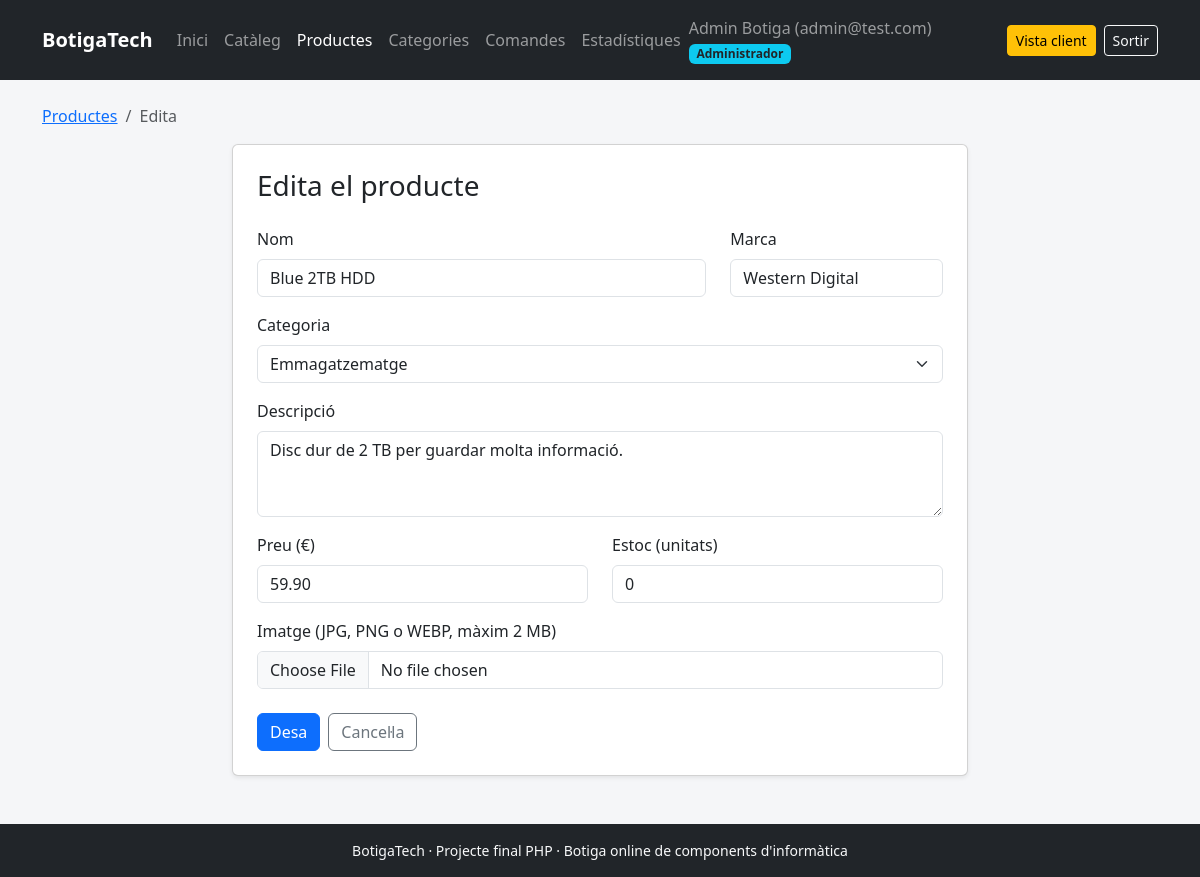
Screenshot of /producte_form.php?id=10 (signed in) with the database file from the repository.
### tables this page shows
CREATE TABLE productes (
    id_producte  INT AUTO_INCREMENT PRIMARY KEY,
    id_categoria INT           NOT NULL,
    nom          VARCHAR(100)  NOT NULL,
    marca        VARCHAR(50)   NOT NULL,
    descripcio   TEXT,
    preu         DECIMAL(8,2)  NOT NULL,
    stock        INT           NOT NULL DEFAULT 0,
    imatge       VARCHAR(255)  DEFAULT NULL,
    data_alta    DATE          NOT NULL,
    FOREIGN KEY (id_categoria) REFERENCES categories(id_categoria)
        ON DELETE RESTRICT
);

CREATE TABLE categories (
    id_categoria INT AUTO_INCREMENT PRIMARY KEY,
    nom          VARCHAR(50) NOT NULL UNIQUE,
    descripcio   TEXT
);

### producte_form.php (the view, shortened to what this page needs)
<?php
require_once "conexio.php";
require_once "funcions.php";
$id = (int)rep($_GET, 'id');
$dades = [
    'nom' => "", 'marca' => "", 'id_categoria' => 0,
    'descripcio' => "", 'preu' => "", 'stock' => "", 'imatge' => null
];
if ($id > 0) {
    $producte = consulta_una($connexio, "SELECT * FROM productes WHERE id_producte = ?", "i", [$id]);
    $dades = $producte;
}
$errors     = [];
$categories = consulta($connexio, "SELECT id_categoria, nom FROM categories ORDER BY nom");
$accio_formulari = "producte_form.php" . ($id > 0 ? "?id=" . $id : "");
require "header.php";
?>
<nav aria-label="breadcrumb">
    <ol class="breadcrumb">
        <li class="breadcrumb-item"><a href="admin_productes.php">Productes</a></li>
        <li class="breadcrumb-item active"><?= $id > 0 ? "Edita" : "Nou" ?></li>
    </ol>
</nav>
<div class="row justify-content-center">
    <div class="col-lg-8">
        <div class="card shadow-sm">
            <div class="card-body p-4">
                <h1 class="h3 mb-4"><?= $id > 0 ? "Edita el producte" : "Afegeix un producte" ?></h1>
                <form method="post" action="<?= escapa($accio_formulari) ?>" enctype="multipart/form-data" novalidate>
                    <div class="row">
                        <div class="col-md-8 mb-3">
                            <label for="nom" class="form-label">Nom</label>
                            <input type="text" class="form-control <?= classe_camp($errors, 'nom') ?>" id="nom" name="nom" value="<?= escapa($dades['nom']) ?>">
                        </div>
                        <div class="col-md-4 mb-3">
                            <label for="marca" class="form-label">Marca</label>
                            <input type="text" class="form-control <?= classe_camp($errors, 'marca') ?>" id="marca" name="marca" value="<?= escapa($dades['marca']) ?>">
                        </div>
                    </div>
                    <div class="mb-3">
                        <label for="id_categoria" class="form-label">Categoria</label>
                        <select class="form-select <?= classe_camp($errors, 'id_categoria') ?>" id="id_categoria" name="id_categoria">
                            <?php foreach ($categories as $c) { ?>
                                <option value="<?= (int)$c['id_categoria'] ?>" <?= $dades['id_categoria'] == $c['id_categoria'] ? 'selected' : '' ?>><?= escapa($c['nom']) ?></option>
                            <?php } ?>
                        </select>
                    </div>
                    <div class="mb-3">
                        <label for="descripcio" class="form-label">Descripció</label>
                        <textarea class="form-control <?= classe_camp($errors, 'descripcio') ?>" id="descripcio" name="descripcio" rows="3"><?= escapa($dades['descripcio']) ?></textarea>
                    </div>
                    <div class="row">
                        <div class="col-md-6 mb-3">
                            <label for="preu" class="form-label">Preu (€)</label>
                            <input type="text" class="form-control <?= classe_camp($errors, 'preu') ?>" id="preu" name="preu" value="<?= escapa($dades['preu']) ?>">
                        </div>
                        <div class="col-md-6 mb-3">
                            <label for="stock" class="form-label">Estoc (unitats)</label>
                            <input type="text" class="form-control <?= classe_camp($errors, 'stock') ?>" id="stock" name="stock" value="<?= escapa($dades['stock']) ?>">
                        </div>
                    </div>
                    <div class="mb-4">
                        <label for="imatge" class="form-label">Imatge (JPG, PNG o WEBP, màxim 2 MB)</label>
                        <input type="file" class="form-control <?= classe_camp($errors, 'imatge') ?>" id="imatge" name="imatge" accept="image/jpeg,image/png,image/webp">
                    </div>
                    <div class="d-flex gap-2">
                        <button type="submit" class="btn btn-primary">Desa</button>
                        <a href="admin_productes.php" class="btn btn-outline-secondary">Cancel·la</a>
                    </div>
                </form>
            </div>
        </div>
    </div>
</div>
<?php require "footer.php"; ?>

### assets/css/style.css (style rules this page uses)
html, body { height: 100%; }
body { display: flex; flex-direction: column; background-color: #f5f6f8; }

### rows the page displays
productes: nom "Blue 2TB HDD", marca "Western Digital", id_categoria "Emmagatzematge", descripcio "Disc dur de 2 TB per guardar molta informació.", preu "59.90", stock "0"

### other values shown
$text "Inici Catàleg Productes Categories Comandes Estadístiques"
escapa($_SESSION['nom'] . " " . $_SESSION['cognoms']) "Admin Botiga"
escapa($_SESSION['email']) "admin@test.com"
